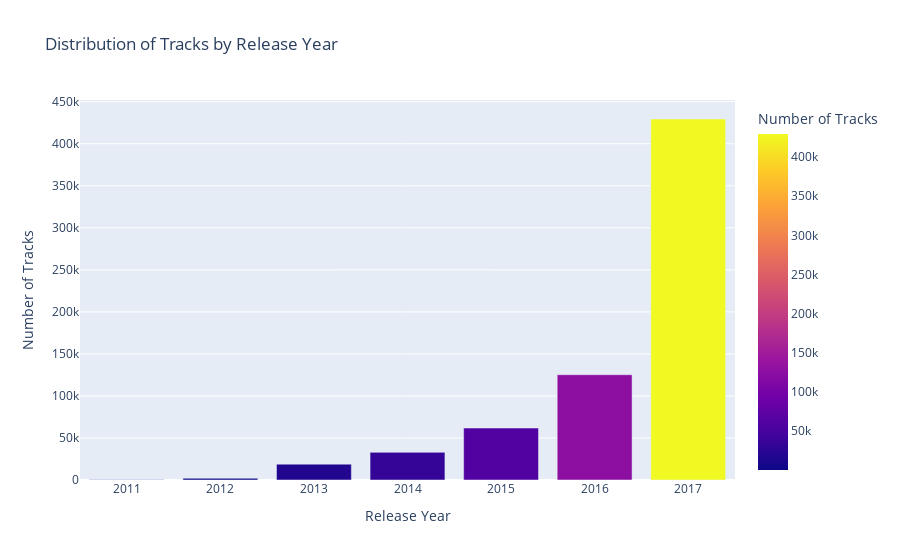

The notebook cell this image was saved under:
### Markdown cell above
data visulization

### Code cell
# Distribution of tracks by release year
release_year_distribution = final_data['release_year'].value_counts().reset_index()
release_year_distribution.columns = ['release_year', 'track_count']

print(release_year_distribution.head())
import plotly.express as px
plt.figure(figsize=(4, 4))
fig = px.bar(release_year_distribution, x='release_year', y='track_count',
             title='Distribution of Tracks by Release Year',
             labels={'release_year': 'Release Year', 'track_count': 'Number of Tracks'},
             color='track_count')

fig.show()

### Figure 1 — Plotly figure (JSON) as saved in the notebook; plotly's stock layout.template omitted (floating-point values rounded to 4 significant figures)
{"data": [{"alignmentgroup": "True", "hovertemplate": "Release Year=%{x}<br>Number of Tracks=%{marker.color}<extra></extra>", "legendgroup": "", "marker": {"color": [429467, 125234, 61812, 32882, 18870, 2051, 252], "coloraxis": "coloraxis", "pattern": {"shape": ""}}, "name": "", "offsetgroup": "", "orientation": "v", "showlegend": false, "textposition": "auto", "type": "bar", "x": [2017, 2016, 2015, 2014, 2013, 2012, 2011], "xaxis": "x", "y": [429467, 125234, 61812, 32882, 18870, 2051, 252], "yaxis": "y"}], "layout": {"barmode": "relative", "coloraxis": {"colorbar": {"title": {"text": "Number of Tracks"}}, "colorscale": [[0, "#0d0887"], [0.1111, "#46039f"], [0.2222, "#7201a8"], [0.3333, "#9c179e"], [0.4444, "#bd3786"], [0.5556, "#d8576b"], [0.6667, "#ed7953"], [0.7778, "#fb9f3a"], [0.8889, "#fdca26"], [1, "#f0f921"]]}, "legend": {"tracegroupgap": 0}, "title": {"text": "Distribution of Tracks by Release Year"}, "xaxis": {"anchor": "y", "domain": [0, 1], "title": {"text": "Release Year"}}, "yaxis": {"anchor": "x", "domain": [0, 1], "title": {"text": "Number of Tracks"}}}}
